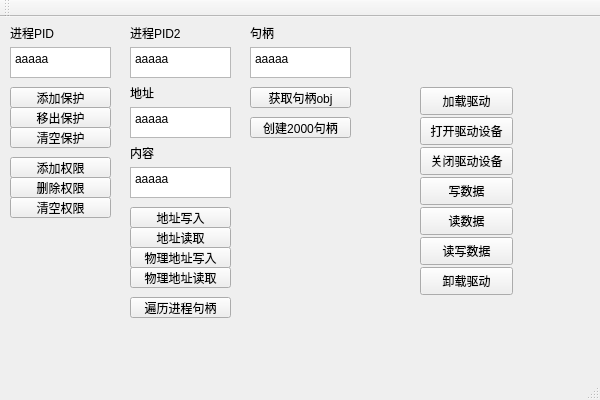
<?xml version="1.0" encoding="UTF-8"?>
<ui version="4.0">
 <class>ui_QtWidgetsApp</class>
 <widget class="QMainWindow" name="ui_QtWidgetsApp">
  <property name="geometry">
   <rect>
    <x>0</x>
    <y>0</y>
    <width>600</width>
    <height>400</height>
   </rect>
  </property>
  <property name="windowTitle">
   <string>QtWidgetsApp</string>
  </property>
  <widget class="QWidget" name="centralWidget">
   <widget class="QPushButton" name="open_Button">
    <property name="geometry">
     <rect>
      <x>420</x>
      <y>100</y>
      <width>93</width>
      <height>28</height>
     </rect>
    </property>
    <property name="text">
     <string>打开驱动设备</string>
    </property>
   </widget>
   <widget class="QPushButton" name="close_Button">
    <property name="geometry">
     <rect>
      <x>420</x>
      <y>130</y>
      <width>93</width>
      <height>28</height>
     </rect>
    </property>
    <property name="text">
     <string>关闭驱动设备</string>
    </property>
   </widget>
   <widget class="QPushButton" name="readdata_Button">
    <property name="geometry">
     <rect>
      <x>420</x>
      <y>190</y>
      <width>93</width>
      <height>28</height>
     </rect>
    </property>
    <property name="text">
     <string>读数据</string>
    </property>
   </widget>
   <widget class="QPushButton" name="writedata_Button">
    <property name="geometry">
     <rect>
      <x>420</x>
      <y>160</y>
      <width>93</width>
      <height>28</height>
     </rect>
    </property>
    <property name="text">
     <string>写数据</string>
    </property>
   </widget>
   <widget class="QPushButton" name="data_Button">
    <property name="geometry">
     <rect>
      <x>420</x>
      <y>220</y>
      <width>93</width>
      <height>28</height>
     </rect>
    </property>
    <property name="text">
     <string>读写数据</string>
    </property>
   </widget>
   <widget class="QPushButton" name="load_Button">
    <property name="geometry">
     <rect>
      <x>420</x>
      <y>70</y>
      <width>93</width>
      <height>28</height>
     </rect>
    </property>
    <property name="text">
     <string>加载驱动</string>
    </property>
   </widget>
   <widget class="QPushButton" name="unload_Button">
    <property name="geometry">
     <rect>
      <x>420</x>
      <y>250</y>
      <width>93</width>
      <height>28</height>
     </rect>
    </property>
    <property name="text">
     <string>卸载驱动</string>
    </property>
   </widget>
   <widget class="QTextEdit" name="PIDEdit">
    <property name="geometry">
     <rect>
      <x>10</x>
      <y>30</y>
      <width>101</width>
      <height>31</height>
     </rect>
    </property>
    <property name="html">
     <string>&lt;!DOCTYPE HTML PUBLIC &quot;-//W3C//DTD HTML 4.0//EN&quot; &quot;http://www.w3.org/TR/REC-html40/strict.dtd&quot;&gt;
&lt;html&gt;&lt;head&gt;&lt;meta name=&quot;qrichtext&quot; content=&quot;1&quot; /&gt;&lt;style type=&quot;text/css&quot;&gt;
p, li { white-space: pre-wrap; }
&lt;/style&gt;&lt;/head&gt;&lt;body style=&quot; font-family:'SimSun'; font-size:9pt; font-weight:400; font-style:normal;&quot;&gt;
&lt;p style=&quot; margin-top:0px; margin-bottom:0px; margin-left:0px; margin-right:0px; -qt-block-indent:0; text-indent:0px;&quot;&gt;aaaaa&lt;/p&gt;&lt;/body&gt;&lt;/html&gt;</string>
    </property>
   </widget>
   <widget class="QLabel" name="label">
    <property name="geometry">
     <rect>
      <x>10</x>
      <y>10</y>
      <width>54</width>
      <height>12</height>
     </rect>
    </property>
    <property name="text">
     <string>进程PID</string>
    </property>
   </widget>
   <widget class="QPushButton" name="addPID_Button">
    <property name="geometry">
     <rect>
      <x>10</x>
      <y>70</y>
      <width>101</width>
      <height>21</height>
     </rect>
    </property>
    <property name="text">
     <string>添加保护</string>
    </property>
   </widget>
   <widget class="QPushButton" name="delPID_Button">
    <property name="geometry">
     <rect>
      <x>10</x>
      <y>90</y>
      <width>101</width>
      <height>21</height>
     </rect>
    </property>
    <property name="text">
     <string>移出保护</string>
    </property>
   </widget>
   <widget class="QLabel" name="label_2">
    <property name="geometry">
     <rect>
      <x>130</x>
      <y>10</y>
      <width>54</width>
      <height>12</height>
     </rect>
    </property>
    <property name="text">
     <string>进程PID2</string>
    </property>
   </widget>
   <widget class="QTextEdit" name="PID2Edit">
    <property name="geometry">
     <rect>
      <x>130</x>
      <y>30</y>
      <width>101</width>
      <height>31</height>
     </rect>
    </property>
    <property name="html">
     <string>&lt;!DOCTYPE HTML PUBLIC &quot;-//W3C//DTD HTML 4.0//EN&quot; &quot;http://www.w3.org/TR/REC-html40/strict.dtd&quot;&gt;
&lt;html&gt;&lt;head&gt;&lt;meta name=&quot;qrichtext&quot; content=&quot;1&quot; /&gt;&lt;style type=&quot;text/css&quot;&gt;
p, li { white-space: pre-wrap; }
&lt;/style&gt;&lt;/head&gt;&lt;body style=&quot; font-family:'SimSun'; font-size:9pt; font-weight:400; font-style:normal;&quot;&gt;
&lt;p style=&quot; margin-top:0px; margin-bottom:0px; margin-left:0px; margin-right:0px; -qt-block-indent:0; text-indent:0px;&quot;&gt;aaaaa&lt;/p&gt;&lt;/body&gt;&lt;/html&gt;</string>
    </property>
   </widget>
   <widget class="QTextEdit" name="address2Edit">
    <property name="geometry">
     <rect>
      <x>130</x>
      <y>90</y>
      <width>101</width>
      <height>31</height>
     </rect>
    </property>
    <property name="html">
     <string>&lt;!DOCTYPE HTML PUBLIC &quot;-//W3C//DTD HTML 4.0//EN&quot; &quot;http://www.w3.org/TR/REC-html40/strict.dtd&quot;&gt;
&lt;html&gt;&lt;head&gt;&lt;meta name=&quot;qrichtext&quot; content=&quot;1&quot; /&gt;&lt;style type=&quot;text/css&quot;&gt;
p, li { white-space: pre-wrap; }
&lt;/style&gt;&lt;/head&gt;&lt;body style=&quot; font-family:'SimSun'; font-size:9pt; font-weight:400; font-style:normal;&quot;&gt;
&lt;p style=&quot; margin-top:0px; margin-bottom:0px; margin-left:0px; margin-right:0px; -qt-block-indent:0; text-indent:0px;&quot;&gt;aaaaa&lt;/p&gt;&lt;/body&gt;&lt;/html&gt;</string>
    </property>
   </widget>
   <widget class="QLabel" name="label_3">
    <property name="geometry">
     <rect>
      <x>130</x>
      <y>70</y>
      <width>54</width>
      <height>12</height>
     </rect>
    </property>
    <property name="text">
     <string>地址</string>
    </property>
   </widget>
   <widget class="QPushButton" name="addressWrite_Button">
    <property name="geometry">
     <rect>
      <x>130</x>
      <y>190</y>
      <width>101</width>
      <height>21</height>
     </rect>
    </property>
    <property name="text">
     <string>地址写入</string>
    </property>
   </widget>
   <widget class="QPushButton" name="addressRead_Button">
    <property name="geometry">
     <rect>
      <x>130</x>
      <y>210</y>
      <width>101</width>
      <height>21</height>
     </rect>
    </property>
    <property name="text">
     <string>地址读取</string>
    </property>
   </widget>
   <widget class="QLabel" name="label_4">
    <property name="geometry">
     <rect>
      <x>130</x>
      <y>130</y>
      <width>54</width>
      <height>12</height>
     </rect>
    </property>
    <property name="text">
     <string>内容</string>
    </property>
   </widget>
   <widget class="QTextEdit" name="content2Edit">
    <property name="geometry">
     <rect>
      <x>130</x>
      <y>150</y>
      <width>101</width>
      <height>31</height>
     </rect>
    </property>
    <property name="html">
     <string>&lt;!DOCTYPE HTML PUBLIC &quot;-//W3C//DTD HTML 4.0//EN&quot; &quot;http://www.w3.org/TR/REC-html40/strict.dtd&quot;&gt;
&lt;html&gt;&lt;head&gt;&lt;meta name=&quot;qrichtext&quot; content=&quot;1&quot; /&gt;&lt;style type=&quot;text/css&quot;&gt;
p, li { white-space: pre-wrap; }
&lt;/style&gt;&lt;/head&gt;&lt;body style=&quot; font-family:'SimSun'; font-size:9pt; font-weight:400; font-style:normal;&quot;&gt;
&lt;p style=&quot; margin-top:0px; margin-bottom:0px; margin-left:0px; margin-right:0px; -qt-block-indent:0; text-indent:0px;&quot;&gt;aaaaa&lt;/p&gt;&lt;/body&gt;&lt;/html&gt;</string>
    </property>
   </widget>
   <widget class="QPushButton" name="wladdressWrite_Button">
    <property name="geometry">
     <rect>
      <x>130</x>
      <y>230</y>
      <width>101</width>
      <height>21</height>
     </rect>
    </property>
    <property name="text">
     <string>物理地址写入</string>
    </property>
   </widget>
   <widget class="QPushButton" name="wladdressRead_Button">
    <property name="geometry">
     <rect>
      <x>130</x>
      <y>250</y>
      <width>101</width>
      <height>21</height>
     </rect>
    </property>
    <property name="text">
     <string>物理地址读取</string>
    </property>
   </widget>
   <widget class="QPushButton" name="delAllPID_Button">
    <property name="geometry">
     <rect>
      <x>10</x>
      <y>110</y>
      <width>101</width>
      <height>21</height>
     </rect>
    </property>
    <property name="text">
     <string>清空保护</string>
    </property>
   </widget>
   <widget class="QPushButton" name="addQxPID_Button">
    <property name="geometry">
     <rect>
      <x>10</x>
      <y>140</y>
      <width>101</width>
      <height>21</height>
     </rect>
    </property>
    <property name="text">
     <string>添加权限</string>
    </property>
   </widget>
   <widget class="QPushButton" name="delQxPID_Button">
    <property name="geometry">
     <rect>
      <x>10</x>
      <y>160</y>
      <width>101</width>
      <height>21</height>
     </rect>
    </property>
    <property name="text">
     <string>删除权限</string>
    </property>
   </widget>
   <widget class="QPushButton" name="delAllQxPID_Button_2">
    <property name="geometry">
     <rect>
      <x>10</x>
      <y>180</y>
      <width>101</width>
      <height>21</height>
     </rect>
    </property>
    <property name="text">
     <string>清空权限</string>
    </property>
   </widget>
   <widget class="QLabel" name="label_5">
    <property name="geometry">
     <rect>
      <x>250</x>
      <y>10</y>
      <width>54</width>
      <height>12</height>
     </rect>
    </property>
    <property name="text">
     <string>句柄</string>
    </property>
   </widget>
   <widget class="QTextEdit" name="HandleEdit">
    <property name="geometry">
     <rect>
      <x>250</x>
      <y>30</y>
      <width>101</width>
      <height>31</height>
     </rect>
    </property>
    <property name="html">
     <string>&lt;!DOCTYPE HTML PUBLIC &quot;-//W3C//DTD HTML 4.0//EN&quot; &quot;http://www.w3.org/TR/REC-html40/strict.dtd&quot;&gt;
&lt;html&gt;&lt;head&gt;&lt;meta name=&quot;qrichtext&quot; content=&quot;1&quot; /&gt;&lt;style type=&quot;text/css&quot;&gt;
p, li { white-space: pre-wrap; }
&lt;/style&gt;&lt;/head&gt;&lt;body style=&quot; font-family:'SimSun'; font-size:9pt; font-weight:400; font-style:normal;&quot;&gt;
&lt;p style=&quot; margin-top:0px; margin-bottom:0px; margin-left:0px; margin-right:0px; -qt-block-indent:0; text-indent:0px;&quot;&gt;aaaaa&lt;/p&gt;&lt;/body&gt;&lt;/html&gt;</string>
    </property>
   </widget>
   <widget class="QPushButton" name="getHandle_Button">
    <property name="geometry">
     <rect>
      <x>250</x>
      <y>70</y>
      <width>101</width>
      <height>21</height>
     </rect>
    </property>
    <property name="text">
     <string>获取句柄obj</string>
    </property>
   </widget>
   <widget class="QPushButton" name="createHandle_Button">
    <property name="geometry">
     <rect>
      <x>250</x>
      <y>100</y>
      <width>101</width>
      <height>21</height>
     </rect>
    </property>
    <property name="text">
     <string>创建2000句柄</string>
    </property>
   </widget>
   <widget class="QPushButton" name="emunHandlePID_Button">
    <property name="geometry">
     <rect>
      <x>130</x>
      <y>280</y>
      <width>101</width>
      <height>21</height>
     </rect>
    </property>
    <property name="text">
     <string>遍历进程句柄</string>
    </property>
   </widget>
  </widget>
  <widget class="QMenuBar" name="menuBar">
   <property name="geometry">
    <rect>
     <x>0</x>
     <y>0</y>
     <width>600</width>
     <height>22</height>
    </rect>
   </property>
  </widget>
  <widget class="QToolBar" name="mainToolBar">
   <attribute name="toolBarArea">
    <enum>TopToolBarArea</enum>
   </attribute>
   <attribute name="toolBarBreak">
    <bool>false</bool>
   </attribute>
  </widget>
  <widget class="QStatusBar" name="statusBar"/>
 </widget>
 <layoutdefault spacing="6" margin="11"/>
 <resources>
  <include location="QtWidgetsApp.qrc"/>
 </resources>
 <connections/>
</ui>
